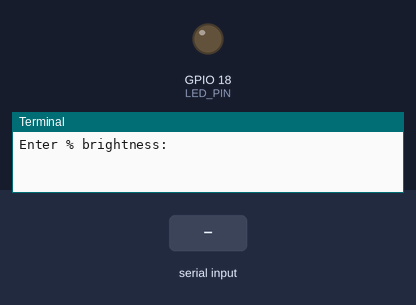
A program run on a simulated Raspberry Pi (BCM pin numbers). Parts: output pins drawn as LEDs (lit = HIGH), the last lines printed to the terminal. The test bench sets the inputs (shaded band).

Above: at 1.2 s.
1.3 s: "5" typed at the terminal, then Enter
At 1.8 s:
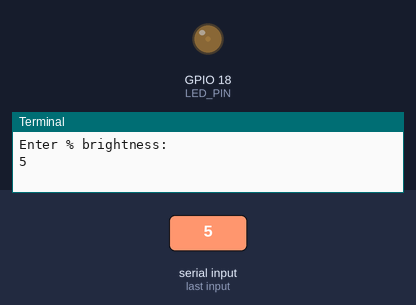
2.8 s: "90" typed at the terminal, then Enter
At 4.1 s:
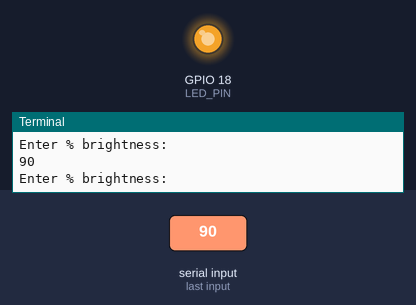
Timing chart, 0 to 5.8 s (numbered marks = the images above; inputs shaded):
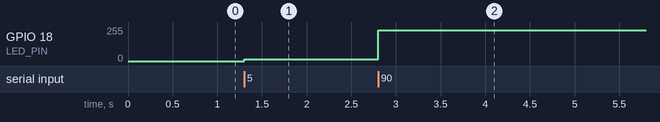

The program:

fade-user.py
```python
# fading the LED on user input
import RPi.GPIO as GPIO
import time
GPIO.setmode(GPIO.BCM)
LED_PIN = 18
GPIO.setup(LED_PIN, GPIO.OUT)
p = GPIO.PWM(LED_PIN, 50)
p.start(0)
try:
	while True:
		pwm = int(input('Enter % brightness:'))
		if pwm > 100:
			exit(0)
		p.ChangeDutyCycle(pwm)
		time.sleep(1)
except KeyboardInterrupt:
	p.stop()
	GPIO.cleanup()
	exit(0)
```

Measured:
- after the input at 1.3 s, GPIO 18 (LED_PIN): 0/255 → 13/255 at once
- after the input at 2.8 s, GPIO 18 (LED_PIN): 13/255 → 230/255 at once
